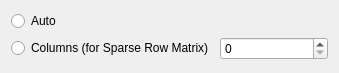
<?xml version="1.0" encoding="UTF-8"?>
<ui version="4.0">
 <class>ConvertNrrdToMatrix</class>
 <widget class="QDialog" name="ConvertNrrdToMatrix">
  <property name="geometry">
   <rect>
    <x>0</x>
    <y>0</y>
    <width>339</width>
    <height>73</height>
   </rect>
  </property>
  <property name="windowTitle">
   <string>Dialog</string>
  </property>
  <layout class="QGridLayout" name="gridLayout">
   <item row="0" column="0">
    <widget class="QRadioButton" name="autoRadioButton_">
     <property name="text">
      <string>Auto</string>
     </property>
    </widget>
   </item>
   <item row="1" column="0">
    <widget class="QRadioButton" name="columnsRadioButton_">
     <property name="text">
      <string>Columns (for Sparse Row Matrix)</string>
     </property>
    </widget>
   </item>
   <item row="1" column="1">
    <widget class="QSpinBox" name="sparseColumnsSpinBox_"/>
   </item>
  </layout>
 </widget>
 <resources/>
 <connections/>
</ui>
